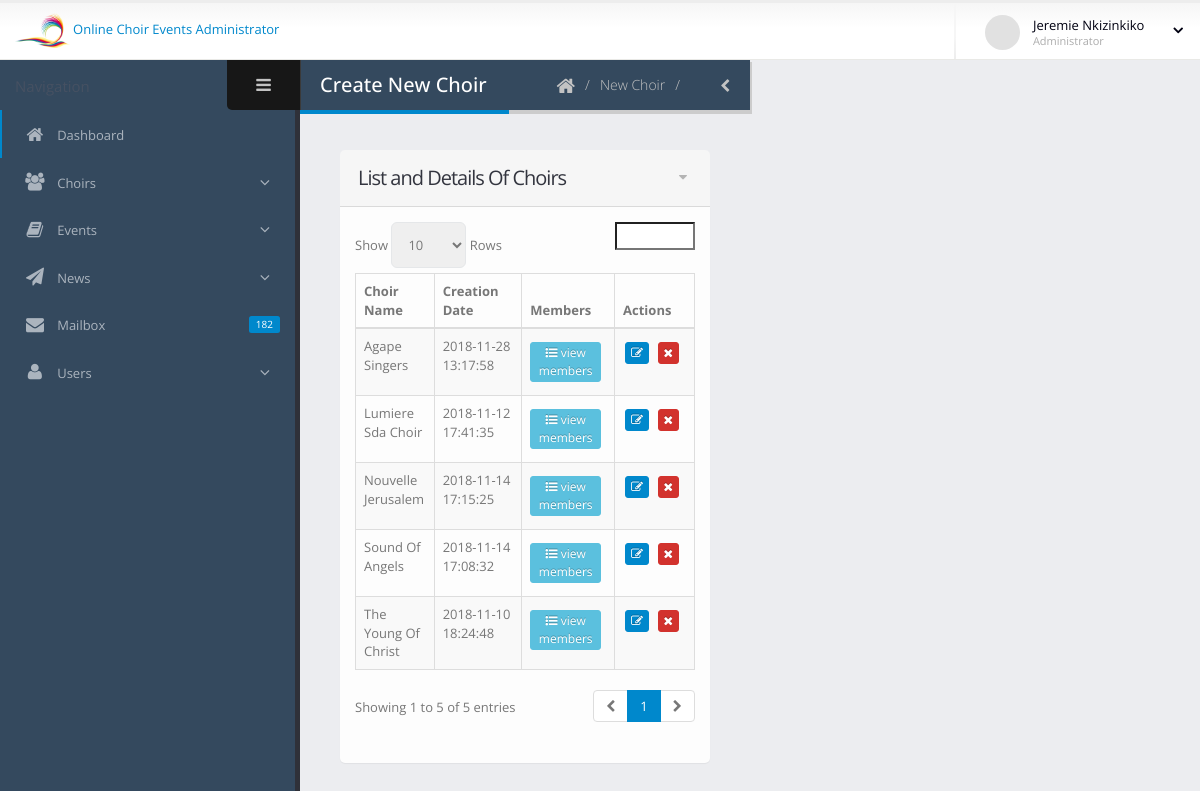
Screenshot of /admin/choirs.php (signed in) with the database file from the repository.
### tables this page shows
CREATE TABLE `users` (
  `id` int(10) NOT NULL,
  `fname` varchar(100) NOT NULL,
  `lname` varchar(100) NOT NULL,
  `email` varchar(50) NOT NULL,
  `phone` varchar(50) NOT NULL,
  `type` varchar(50) NOT NULL,
  `choir` int(10) NOT NULL DEFAULT '0',
  `username` varchar(100) DEFAULT NULL,
  `password` varchar(100) NOT NULL,
  `created_at` datetime NOT NULL DEFAULT CURRENT_TIMESTAMP
);

CREATE TABLE `choirs` (
  `id` int(10) NOT NULL,
  `ch_name` varchar(100) NOT NULL,
  `ch_details` text NOT NULL,
  `ch_created_at` datetime NOT NULL DEFAULT CURRENT_TIMESTAMP
);

### admin/choirs.php (the view, shortened to what this page needs)
<?php
include_once "includes/header.php";
if(!isset($_SESSION['admin']) && !isset($_SESSION['adminId'])){
	echo "<script type=\"text/javascript\">
				swal({
					title: \"User Not Logged In!\",
					text: \"Please login and proceed...\",
					type: 'error',
					timer: 3000,
					showConfirmButton: false
				});
				setTimeout(function(){
					window.location.href = '../login.php';
				}, 2000);
			</script>";
} else {
	try {
		$sqlSelChoirs = 'SELECT * FROM choirs';
		$stmChoirs = $db->prepare($sqlSelChoirs);
		$stmChoirs->execute();
	} catch (PDOException $ex) {
		echo "An error occured: ".$ex->getMessage();
	}
}
?>
				<section role="main" class="content-body">
					<header class="page-header">
						<h2>Create New Choir</h2>
						<div class="right-wrapper pull-right">
							<ol class="breadcrumbs">
								<li>
									<a href="index.php">
										<i class="fa fa-home"></i>
									</a>
								</li>
								<li><span>New Choir</span></li>
								<a class="sidebar-right-toggle"><i class="fa fa-chevron-left"></i></a>
							</ol>
						</div>
					</header>
						<section class="panel">
							<header class="panel-heading">
								<div class="panel-actions">
									<a href="#" class="fa fa-caret-down"></a>
								</div>
								<h2 class="panel-title">List and Details Of Choirs</h2>
							</header>
							<div class="panel-body">
								<table class="table table-bordered table-striped mb-none" id="datatable-default">
									<thead>
										<tr>
											<th>Choir Name</th>
											<th>Creation Date</th>
											<th>Members</th>
											<th>Actions</th>
										</tr>
									</thead>
									<tbody>
										<?php
										while($rowChoirs = $stmChoirs->fetch()){
											$choirId = $rowChoirs['id'];
											$choirName = $rowChoirs['ch_name'];
											$choirCreatedAt = $rowChoirs['ch_created_at'];
											?>
											<tr class="gradeA">
												<td><?php if(isset($choirName)) echo $choirName; ?></td>
												<td><?php if(isset($choirCreatedAt)) echo $choirCreatedAt; ?></td>
												<td class="center">
													<button type="button" class="mb-xs mt-xs mr-xs btn btn-xs btn-info"><i class="fa fa-list-ul"></i> view members</button>
												</td>
												<td class="center">
													<a href="choir-edit.php?chId=<?php if(isset($choirId)) echo $choirId; ?>" type="button" class="mb-xs mt-xs mr-xs btn btn-xs btn-primary" title="Edit Choir">
														<i class="fa fa-edit"></i></a>
													<a href= "choir-delete.php?chId=<?php if(isset($choirId)) echo $choirId; ?>" onclick="return confirm('Are you sure you want to delete choir <?php echo $choirName; ?> ?')" type="button" class="mb-xs mt-xs mr-xs btn btn-xs btn-danger" title="Delete Choir">
														<i class="fa fa-times"></i></a>
												</td>
											</tr><?php
										}
										?>
									</tbody>
								</table>
							</div>
						</section>
				</section>
<?php
include_once "includes/footer.php";
?>

### admin/includes/header.php (shortened to what this page needs)
<?php
include_once "includes/connect.php";
if(isset($_SESSION['admin']) && isset($_SESSION['adminId'])){
	try {
		$sqlSelectUser = 'SELECT * FROM users WHERE id = :adminId';
		$stmUser = $db->prepare($sqlSelectUser);
		$stmUser->execute(array(':adminId'=>$_SESSION['adminId']));
		while($rowUser = $stmUser->fetch()){
			$adminFname = $rowUser['fname'];
			$adminLname = $rowUser['lname'];
		}
	} catch (PDOException $ex) {
		echo "An error occured: ".$ex->getMessage();
	}
}
?>
<!DOCTYPE html>
<html lang="en">
<head>
	<link rel="stylesheet" href="assets/vendor/bootstrap/css/bootstrap.css" />
	<link rel="stylesheet" href="assets/vendor/font-awesome/css/font-awesome.css" />
	<link rel="stylesheet" href="assets/vendor/magnific-popup/magnific-popup.css" />
	<link rel="stylesheet" href="assets/vendor/bootstrap-datepicker/css/datepicker3.css" />
	<link rel="stylesheet" href="assets/vendor/jquery-ui/css/ui-lightness/jquery-ui-1.10.4.custom.css" />
	<link rel="stylesheet" href="assets/vendor/bootstrap-multiselect/bootstrap-multiselect.css" />
	<link rel="stylesheet" href="assets/vendor/morris/morris.css" />
	<link rel="stylesheet" href="assets/vendor/select2/select2.css" />
	<link rel="stylesheet" href="assets/vendor/jquery-datatables-bs3/assets/css/datatables.css" />
	<link rel="stylesheet" href="assets/vendor/summernote/summernote.css" />
	<link rel="stylesheet" href="assets/vendor/summernote/summernote-bs3.css" />
	<link rel="stylesheet" href="assets/<meta name="keywords" content="HTML5 Admin Template" />
	<link rel="stylesheet" href="assets/css/theme.css" />
	<link rel="stylesheet" href="assets/css/skins/default.css" />
	<link rel="stylesheet" href="assets/css/theme-custom.css">
	<link rel="stylesheet" href="assets/css/skins/default.css" />
	<link rel="stylesheet" href="assets/css/theme-custom.css">
	<link href="assets/css/sweetalert.css" rel="stylesheet">
</head>
<body>
		<section class="body">
			<header class="header">
				<div class="logo-container">
					<a href="index.php" class="logo">
						<img src="assets/img/f.png" height="35" alt="JSOFT Admin" /> Online Choir Events Administrator
					</a>
				</div>
				<div class="header-right">
					<span class="separator"></span>
					<div id="userbox" class="userbox">
						<a href="#" data-toggle="dropdown">
							<figure class="profile-picture">
								<img src="assets/img/!logged-user.jpg" alt="Joseph Doe" class="img-circle" data-lock-picture="assets/img/!logged-user.jpg" />
							</figure>
							<div class="profile-info" data-lock-name="John Doe" data-lock-email="johndoe@JSOFT.com">
								<span class="name"><?php if(isset($adminFname)) echo $adminFname." ".$adminLname; ?></span>
								<span class="role">Administrator</span>
							</div>
							<i class="fa custom-caret"></i>
						</a>
					</div>
				</div>
			</header>
			<div class="inner-wrapper">
				<aside id="sidebar-left" class="sidebar-left">
					<div class="sidebar-header">
						<div class="sidebar-title">
						</div>
						<div class="sidebar-toggle hidden-xs" data-toggle-class="sidebar-left-collapsed" data-target="html" data-fire-event="sidebar-left-toggle">
							<i class="fa fa-bars" aria-label="Toggle sidebar"></i>
						</div>
					</div>
					<div class="nano">
						<div class="nano-content">
							<nav id="menu" class="nav-main" role="navigation">
								<ul class="nav nav-main">
									<li class="nav-active">
										<a href="index.php">
											<i class="fa fa-home" aria-hidden="true"></i>
											<span>Dashboard</span>
										</a>
									</li>
									<li class="nav-parent">
										<a>
											<i class="fa fa-group" aria-hidden="true"></i>
											<span>Choirs</span>
										</a>
									</li>
									<li class="nav-parent">
										<a>
											<i class="fa fa-book" aria-hidden="true"></i>
											<span>Events</span>
										</a>
									</li>
									<li class="nav-parent">
										<a>
											<i class="fa fa-paper-plane" aria-hidden="true"></i>
											<span>News</span>
										</a>
									</li>
									<li>
										<a href="messages.php">
											<span class="pull-right label label-primary">182</span>
											<i class="fa fa-envelope" aria-hidden="true"></i>
											<span>Mailbox</span>
										</a>
									</li>
									<li class="nav-parent">
										<a>
											<i class="fa fa-user" aria-hidden="true"></i>
											<span>Users</span>
										</a>
									</li>
								</ul>
							</nav>
							<hr class="separator" />
						</div>
					</div>
				</aside>

### admin/includes/footer.php (shortened to what this page needs)
		</section>
	</body>
</html>

### admin/assets/css/skins/default.css (style rules this page uses)
a, .btn-link { color: #0088cc; }
body .btn-primary { color: #ffffff; text-shadow: 0 -1px 0 rgba(0, 0, 0, 0.25); background-color: #0088cc; border-color: #0088cc; }
body .btn-danger { color: #ffffff; text-shadow: 0 -1px 0 rgba(0, 0, 0, 0.25); background-color: #d2322d; border-color: #d2322d; }
body .btn-info { color: #ffffff; text-shadow: 0 -1px 0 rgba(0, 0, 0, 0.25); background-color: #5bc0de; border-color: #5bc0de; }
.label-primary { background: #0088cc; }
.page-header h2 { border-bottom-color: #0088cc; }
ul.nav-main > li.nav-active > a { box-shadow: 2px 0 0 #0088cc inset; }

### rows the page displays
users: fname "Jeremie", lname "Nkizinkiko"
choirs: ch_name "The Young Of Christ", ch_created_at "2018-11-10 18:24:48"
choirs: ch_name "Lumiere Sda Choir", ch_created_at "2018-11-12 17:41:35"
choirs: ch_name "Sound Of Angels", ch_created_at "2018-11-14 17:08:32"
choirs: ch_name "Nouvelle Jerusalem", ch_created_at "2018-11-14 17:15:25"
choirs: ch_name "Agape Singers", ch_created_at "2018-11-28 13:17:58"
